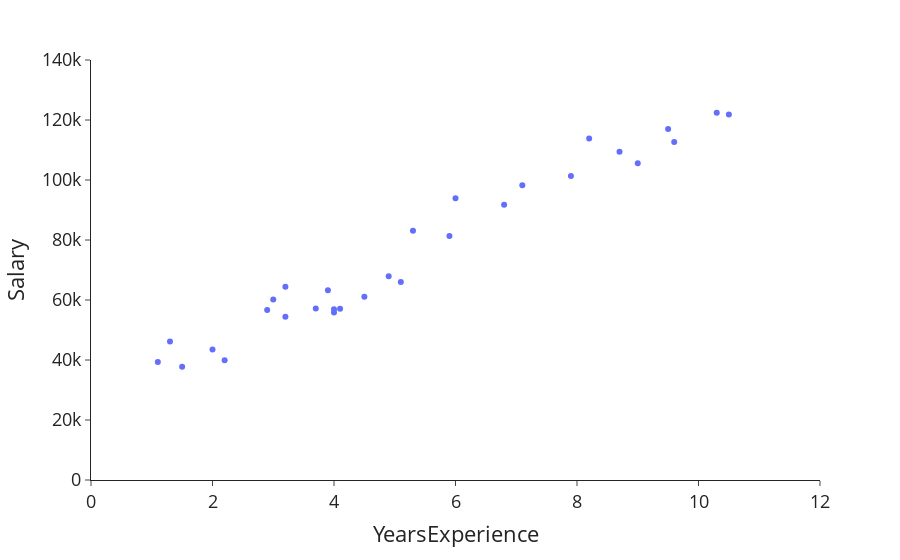

Notebook source saved alongside this figure:
### Markdown cell above
Så skal vi visualisere data. Hvis du har lastet inn datasette riktig, så skal koden nede kjøre. Vi skal se mer på visualisering senere i kurset, så du trenger ikke å tenke over denne koden.

### Code cell
# visualiser salary data
fig = px.scatter(salary_df, 'YearsExperience', 'Salary')
fig.update_layout(font=dict(size=18), template="simple_white", showlegend=False)
fig.update_xaxes(range=[0, 12])
fig.update_yaxes(range=[0, 14e4])
fig.show()

### Figure 1 — Plotly figure (JSON) as saved in the notebook; plotly's stock layout.template omitted (floating-point values rounded to 4 significant figures)
{"data": [{"hovertemplate": "YearsExperience=%{x}<br>Salary=%{y}<extra></extra>", "legendgroup": "", "marker": {"color": "#636efa", "symbol": "circle"}, "mode": "markers", "name": "", "orientation": "v", "showlegend": false, "type": "scatter", "x": [1.1, 1.3, 1.5, 2, 2.2, 2.9, 3, 3.2, 3.2, 3.7, 3.9, 4, 4, 4.1, 4.5, 4.9, 5.1, 5.3, 5.9, 6, 6.8, 7.1, 7.9, 8.2, 8.7, 9, 9.5, 9.6, 10.3, 10.5], "xaxis": "x", "y": [39343, 46205, 37731, 43525, 39891, 56642, 60150, 54445, 64445, 57189, 63218, 55794, 56957, 57081, 61111, 67938, 66029, 83088, 81363, 93940, 91738, 98273, 101302, 113812, 109431, 105582, 116969, 112635, 122391, 121872], "yaxis": "y"}], "layout": {"font": {"size": 18}, "legend": {"tracegroupgap": 0}, "margin": {"t": 60}, "showlegend": false, "xaxis": {"anchor": "y", "domain": [0, 1], "range": [0, 12], "title": {"text": "YearsExperience"}}, "yaxis": {"anchor": "x", "domain": [0, 1], "range": [0, 140000], "title": {"text": "Salary"}}}}
